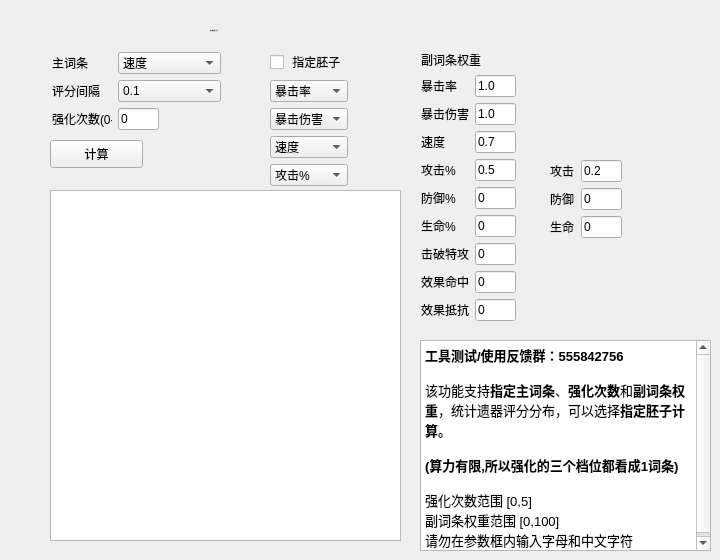
    <widget class="QWidget" name="tab_2">
     <attribute name="title">
      <string>单个遗器评分分布</string>
     </attribute>
     <widget class="QTextBrowser" name="output_2">
      <property name="geometry">
       <rect>
        <x>50</x>
        <y>190</y>
        <width>351</width>
        <height>351</height>
       </rect>
      </property>
     </widget>
     <widget class="QLabel" name="label_31">
      <property name="geometry">
       <rect>
        <x>210</x>
        <y>10</y>
        <width>171</width>
        <height>41</height>
       </rect>
      </property>
      <property name="font">
       <font>
        <family>Arial</family>
        <pointsize>-1</pointsize>
        <weight>50</weight>
        <italic>false</italic>
        <bold>false</bold>
       </font>
      </property>
      <property name="text">
       <string>单个遗器评分分布</string>
      </property>
     </widget>
     <widget class="QPushButton" name="start_2">
      <property name="geometry">
       <rect>
        <x>50</x>
        <y>140</y>
        <width>93</width>
        <height>28</height>
       </rect>
      </property>
      <property name="text">
       <string>计算</string>
      </property>
     </widget>
     <widget class="QTextBrowser" name="textBrowser_3">
      <property name="geometry">
       <rect>
        <x>420</x>
        <y>340</y>
        <width>291</width>
        <height>211</height>
       </rect>
      </property>
      <property name="html">
       <string>&lt;!DOCTYPE HTML PUBLIC &quot;-//W3C//DTD HTML 4.0//EN&quot; &quot;http://www.w3.org/TR/REC-html40/strict.dtd&quot;&gt;
&lt;html&gt;&lt;head&gt;&lt;meta name=&quot;qrichtext&quot; content=&quot;1&quot; /&gt;&lt;style type=&quot;text/css&quot;&gt;
p, li { white-space: pre-wrap; }
&lt;/style&gt;&lt;/head&gt;&lt;body style=&quot; font-family:'Arial'; font-size:15px; font-weight:400; font-style:normal;&quot;&gt;
&lt;p style=&quot; margin-top:0px; margin-bottom:0px; margin-left:0px; margin-right:0px; -qt-block-indent:0; text-indent:0px;&quot;&gt;&lt;span style=&quot; font-family:'SimSun'; font-size:10pt; font-weight:600;&quot;&gt;工具测试/使用反馈群：555842756&lt;/span&gt;&lt;/p&gt;
&lt;p style=&quot;-qt-paragraph-type:empty; margin-top:0px; margin-bottom:0px; margin-left:0px; margin-right:0px; -qt-block-indent:0; text-indent:0px; font-family:'SimSun'; font-size:10pt;&quot;&gt;&lt;br /&gt;&lt;/p&gt;
&lt;p style=&quot; margin-top:0px; margin-bottom:0px; margin-left:0px; margin-right:0px; -qt-block-indent:0; text-indent:0px;&quot;&gt;&lt;span style=&quot; font-family:'SimSun'; font-size:10pt;&quot;&gt;该功能支持&lt;/span&gt;&lt;span style=&quot; font-family:'SimSun'; font-size:10pt; font-weight:600;&quot;&gt;指定主词条&lt;/span&gt;&lt;span style=&quot; font-family:'SimSun'; font-size:10pt;&quot;&gt;、&lt;/span&gt;&lt;span style=&quot; font-family:'SimSun'; font-size:10pt; font-weight:600;&quot;&gt;强化次数&lt;/span&gt;&lt;span style=&quot; font-family:'SimSun'; font-size:10pt;&quot;&gt;和&lt;/span&gt;&lt;span style=&quot; font-family:'SimSun'; font-size:10pt; font-weight:600;&quot;&gt;副词条权重&lt;/span&gt;&lt;span style=&quot; font-family:'SimSun'; font-size:10pt;&quot;&gt;，统计遗器评分分布，可以选择&lt;/span&gt;&lt;span style=&quot; font-family:'SimSun'; font-size:10pt; font-weight:600;&quot;&gt;指定胚子计算。&lt;/span&gt;&lt;/p&gt;
&lt;p style=&quot;-qt-paragraph-type:empty; margin-top:0px; margin-bottom:0px; margin-left:0px; margin-right:0px; -qt-block-indent:0; text-indent:0px; font-family:'SimSun'; font-size:10pt; font-weight:600;&quot;&gt;&lt;br /&gt;&lt;/p&gt;
&lt;p style=&quot; margin-top:0px; margin-bottom:0px; margin-left:0px; margin-right:0px; -qt-block-indent:0; text-indent:0px;&quot;&gt;&lt;span style=&quot; font-family:'SimSun'; font-size:10pt; font-weight:600;&quot;&gt;(算力有限,所以强化的三个档位都看成1词条)&lt;/span&gt;&lt;/p&gt;
&lt;p style=&quot;-qt-paragraph-type:empty; margin-top:0px; margin-bottom:0px; margin-left:0px; margin-right:0px; -qt-block-indent:0; text-indent:0px; font-family:'SimSun'; font-size:10pt; font-weight:600;&quot;&gt;&lt;br /&gt;&lt;/p&gt;
&lt;p style=&quot; margin-top:0px; margin-bottom:0px; margin-left:0px; margin-right:0px; -qt-block-indent:0; text-indent:0px;&quot;&gt;&lt;span style=&quot; font-family:'SimSun'; font-size:10pt;&quot;&gt;强化次数范围 [0,5]&lt;/span&gt;&lt;/p&gt;
&lt;p style=&quot; margin-top:0px; margin-bottom:0px; margin-left:0px; margin-right:0px; -qt-block-indent:0; text-indent:0px;&quot;&gt;&lt;span style=&quot; font-family:'SimSun'; font-size:10pt;&quot;&gt;副词条权重范围 [0,100]&lt;/span&gt;&lt;/p&gt;
&lt;p style=&quot; margin-top:0px; margin-bottom:0px; margin-left:0px; margin-right:0px; -qt-block-indent:0; text-indent:0px;&quot;&gt;&lt;span style=&quot; font-family:'SimSun'; font-size:10pt;&quot;&gt;请勿在参数框内输入字母和中文字符&lt;/span&gt;&lt;/p&gt;&lt;/body&gt;&lt;/html&gt;</string>
      </property>
     </widget>
     <widget class="QWidget" name="layoutWidget">
      <property name="geometry">
       <rect>
        <x>270</x>
        <y>50</y>
        <width>101</width>
        <height>139</height>
       </rect>
      </property>
      <layout class="QFormLayout" name="formLayout_5">
       <item row="0" column="0">
        <widget class="QCheckBox" name="checkBox">
         <property name="text">
          <string> 指定胚子</string>
         </property>
        </widget>
       </item>
       <item row="1" column="0">
        <widget class="QComboBox" name="comboBox_7">
         <property name="currentIndex">
          <number>7</number>
         </property>
         <item>
          <property name="text">
           <string>攻击%</string>
          </property>
         </item>
         <item>
          <property name="text">
           <string>攻击</string>
          </property>
         </item>
         <item>
          <property name="text">
           <string>防御%</string>
          </property>
         </item>
         <item>
          <property name="text">
           <string>防御</string>
          </property>
         </item>
         <item>
          <property name="text">
           <string>生命%</string>
          </property>
         </item>
         <item>
          <property name="text">
           <string>生命</string>
          </property>
         </item>
         <item>
          <property name="text">
           <string>效果命中</string>
          </property>
         </item>
         <item>
          <property name="text">
           <string>暴击率</string>
          </property>
         </item>
         <item>
          <property name="text">
           <string>暴击伤害</string>
          </property>
         </item>
         <item>
          <property name="text">
           <string>速度</string>
          </property>
         </item>
         <item>
          <property name="text">
           <string>击破特攻</string>
          </property>
         </item>
        </widget>
       </item>
       <item row="2" column="0">
        <widget class="QComboBox" name="comboBox_8">
         <property name="currentIndex">
          <number>8</number>
         </property>
         <item>
          <property name="text">
           <string>攻击%</string>
          </property>
         </item>
         <item>
          <property name="text">
           <string>攻击</string>
          </property>
         </item>
         <item>
          <property name="text">
           <string>防御%</string>
          </property>
         </item>
         <item>
          <property name="text">
           <string>防御</string>
          </property>
         </item>
         <item>
          <property name="text">
           <string>生命%</string>
          </property>
         </item>
         <item>
          <property name="text">
           <string>生命</string>
          </property>
         </item>
         <item>
          <property name="text">
           <string>效果命中</string>
          </property>
         </item>
         <item>
          <property name="text">
           <string>暴击率</string>
          </property>
         </item>
         <item>
          <property name="text">
           <string>暴击伤害</string>
          </property>
         </item>
         <item>
          <property name="text">
           <string>速度</string>
          </property>
         </item>
         <item>
          <property name="text">
           <string>击破特攻</string>
          </property>
         </item>
        </widget>
       </item>
       <item row="3" column="0">
        <widget class="QComboBox" name="comboBox_9">
         <property name="currentIndex">
          <number>9</number>
         </property>
         <item>
          <property name="text">
           <string>攻击%</string>
          </property>
         </item>
         <item>
          <property name="text">
           <string>攻击</string>
          </property>
         </item>
         <item>
          <property name="text">
           <string>防御%</string>
          </property>
         </item>
         <item>
          <property name="text">
           <string>防御</string>
          </property>
         </item>
         <item>
          <property name="text">
           <string>生命%</string>
          </property>
         </item>
         <item>
          <property name="text">
           <string>生命</string>
          </property>
         </item>
         <item>
          <property name="text">
           <string>效果命中</string>
          </property>
         </item>
         <item>
          <property name="text">
           <string>暴击率</string>
          </property>
         </item>
         <item>
          <property name="text">
           <string>暴击伤害</string>
          </property>
         </item>
         <item>
          <property name="text">
           <string>速度</string>
          </property>
         </item>
         <item>
          <property name="text">
           <string>击破特攻</string>
          </property>
         </item>
        </widget>
       </item>
       <item row="4" column="0">
        <widget class="QComboBox" name="comboBox_10">
         <property name="currentIndex">
          <number>1</number>
         </property>
         <item>
          <property name="text">
           <string>无词条</string>
          </property>
         </item>
         <item>
          <property name="text">
           <string>攻击%</string>
          </property>
         </item>
         <item>
          <property name="text">
           <string>攻击</string>
          </property>
         </item>
         <item>
          <property name="text">
           <string>防御%</string>
          </property>
         </item>
         <item>
          <property name="text">
           <string>防御</string>
          </property>
         </item>
         <item>
          <property name="text">
           <string>生命%</string>
          </property>
         </item>
         <item>
          <property name="text">
           <string>生命</string>
          </property>
         </item>
         <item>
          <property name="text">
           <string>效果命中</string>
          </property>
         </item>
         <item>
          <property name="text">
           <string>暴击率</string>
          </property>
         </item>
         <item>
          <property name="text">
           <string>暴击伤害</string>
          </property>
         </item>
         <item>
          <property name="text">
           <string>速度</string>
          </property>
         </item>
         <item>
          <property name="text">
           <string>击破特攻</string>
          </property>
         </item>
        </widget>
       </item>
      </layout>
     </widget>
     <widget class="QWidget" name="layoutWidget">
      <property name="geometry">
       <rect>
        <x>52</x>
        <y>52</y>
        <width>169</width>
        <height>83</height>
       </rect>
      </property>
      <layout class="QFormLayout" name="formLayout_6">
       <item row="0" column="0">
        <widget class="QLabel" name="label_30">
         <property name="text">
          <string>主词条</string>
         </property>
        </widget>
       </item>
       <item row="0" column="1">
        <widget class="QComboBox" name="comboBox_5">
         <property name="minimumSize">
          <size>
           <width>101</width>
           <height>0</height>
          </size>
         </property>
         <property name="currentIndex">
          <number>9</number>
         </property>
         <item>
          <property name="text">
           <string>攻击%</string>
          </property>
         </item>
         <item>
          <property name="text">
           <string>攻击</string>
          </property>
         </item>
         <item>
          <property name="text">
           <string>防御%</string>
          </property>
         </item>
         <item>
          <property name="text">
           <string>生命%</string>
          </property>
         </item>
         <item>
          <property name="text">
           <string>生命</string>
          </property>
         </item>
         <item>
          <property name="text">
           <string>治疗加成</string>
          </property>
         </item>
         <item>
          <property name="text">
           <string>效果命中</string>
          </property>
         </item>
         <item>
          <property name="text">
           <string>暴击率</string>
          </property>
         </item>
         <item>
          <property name="text">
           <string>暴击伤害</string>
          </property>
         </item>
         <item>
          <property name="text">
           <string>速度</string>
          </property>
         </item>
         <item>
          <property name="text">
           <string>属性伤害</string>
          </property>
         </item>
         <item>
          <property name="text">
           <string>充能效率</string>
          </property>
         </item>
         <item>
          <property name="text">
           <string>击破特攻</string>
          </property>
         </item>
        </widget>
       </item>
       <item row="1" column="0">
        <widget class="QLabel" name="label_33">
         <property name="text">
          <string>评分间隔</string>
         </property>
        </widget>
       </item>
       <item row="1" column="1">
        <widget class="QComboBox" name="comboBox_6">
         <item>
          <property name="text">
           <string>0.1</string>
          </property>
         </item>
         <item>
          <property name="text">
           <string>0.5</string>
          </property>
         </item>
         <item>
          <property name="text">
           <string>1</string>
          </property>
         </item>
        </widget>
       </item>
       <item row="2" column="0">
        <widget class="QLabel" name="label_32">
         <property name="maximumSize">
          <size>
           <width>60</width>
           <height>16777215</height>
          </size>
         </property>
         <property name="text">
          <string>强化次数(0-5)</string>
         </property>
        </widget>
       </item>
       <item row="2" column="1">
        <widget class="QLineEdit" name="lineEdit_20">
         <property name="maximumSize">
          <size>
           <width>41</width>
           <height>16777215</height>
          </size>
         </property>
         <property name="text">
          <string>0</string>
         </property>
        </widget>
       </item>
      </layout>
     </widget>
     <widget class="QWidget" name="layoutWidget">
      <property name="geometry">
       <rect>
        <x>421</x>
        <y>51</y>
        <width>109</width>
        <height>280</height>
       </rect>
      </property>
      <layout class="QFormLayout" name="formLayout_4">
       <item row="0" column="0" colspan="2">
        <widget class="QLabel" name="label_20">
         <property name="maximumSize">
          <size>
           <width>75</width>
           <height>16777215</height>
          </size>
         </property>
         <property name="text">
          <string>副词条权重</string>
         </property>
        </widget>
       </item>
       <item row="1" column="0">
        <widget class="QLabel" name="label_28">
         <property name="maximumSize">
          <size>
           <width>45</width>
           <height>16777215</height>
          </size>
         </property>
         <property name="text">
          <string>暴击率</string>
         </property>
        </widget>
       </item>
       <item row="1" column="1">
        <widget class="QLineEdit" name="lineEdit_2">
         <property name="maximumSize">
          <size>
           <width>41</width>
           <height>16777215</height>
          </size>
         </property>
         <property name="text">
          <string>1.0</string>
         </property>
        </widget>
       </item>
       <item row="2" column="0">
        <widget class="QLabel" name="label_25">
         <property name="maximumSize">
          <size>
           <width>60</width>
           <height>16777215</height>
          </size>
         </property>
         <property name="text">
          <string>暴击伤害</string>
         </property>
        </widget>
       </item>
       <item row="2" column="1">
        <widget class="QLineEdit" name="lineEdit_3">
         <property name="maximumSize">
          <size>
           <width>41</width>
           <height>16777215</height>
          </size>
         </property>
         <property name="text">
          <string>1.0</string>
         </property>
        </widget>
       </item>
       <item row="3" column="0">
        <widget class="QLabel" name="label_26">
         <property name="maximumSize">
          <size>
           <width>30</width>
           <height>16777215</height>
          </size>
         </property>
         <property name="text">
          <string>速度</string>
         </property>
        </widget>
       </item>
       <item row="3" column="1">
        <widget class="QLineEdit" name="lineEdit_13">
         <property name="maximumSize">
          <size>
           <width>41</width>
           <height>16777215</height>
          </size>
         </property>
         <property name="text">
          <string>0.7</string>
         </property>
        </widget>
       </item>
       <item row="4" column="0">
        <widget class="QLabel" name="label_22">
         <property name="minimumSize">
          <size>
           <width>38</width>
           <height>0</height>
          </size>
         </property>
         <property name="text">
          <string>攻击%</string>
         </property>
        </widget>
       </item>
       <item row="4" column="1">
        <widget class="QLineEdit" name="lineEdit_14">
         <property name="maximumSize">
          <size>
           <width>41</width>
           <height>16777215</height>
          </size>
         </property>
         <property name="text">
          <string>0.5</string>
         </property>
        </widget>
       </item>
       <item row="5" column="0">
        <widget class="QLabel" name="label_23">
         <property name="text">
          <string>防御%</string>
         </property>
        </widget>
       </item>
       <item row="5" column="1">
        <widget class="QLineEdit" name="lineEdit_15">
         <property name="maximumSize">
          <size>
           <width>41</width>
           <height>16777215</height>
          </size>
         </property>
         <property name="text">
          <string>0</string>
         </property>
        </widget>
       </item>
       <item row="6" column="0">
        <widget class="QLabel" name="label_29">
         <property name="text">
          <string>生命%</string>
         </property>
        </widget>
       </item>
       <item row="6" column="1">
        <widget class="QLineEdit" name="lineEdit_16">
         <property name="maximumSize">
          <size>
           <width>41</width>
           <height>16777215</height>
          </size>
         </property>
         <property name="text">
          <string>0</string>
         </property>
        </widget>
       </item>
       <item row="7" column="0">
        <widget class="QLabel" name="label_21">
         <property name="maximumSize">
          <size>
           <width>60</width>
           <height>16777215</height>
          </size>
         </property>
         <property name="text">
          <string>击破特攻</string>
         </property>
        </widget>
       </item>
       <item row="7" column="1">
        <widget class="QLineEdit" name="lineEdit_17">
         <property name="maximumSize">
          <size>
           <width>41</width>
           <height>16777215</height>
          </size>
         </property>
         <property name="text">
          <string>0</string>
         </property>
        </widget>
       </item>
       <item row="8" column="0">
        <widget class="QLabel" name="label_27">
         <property name="maximumSize">
          <size>
           <width>60</width>
           <height>16777215</height>
          </size>
         </property>
         <property name="text">
          <string>效果命中</string>
         </property>
        </widget>
       </item>
       <item row="8" column="1">
        <widget class="QLineEdit" name="lineEdit_18">
         <property name="maximumSize">
          <size>
           <width>41</width>
           <height>16777215</height>
          </size>
         </property>
         <property name="text">
          <string>0</string>
         </property>
        </widget>
       </item>
       <item row="9" column="0">
        <widget class="QLabel" name="label_24">
         <property name="maximumSize">
          <size>
           <width>60</width>
           <height>16777215</height>
          </size>
         </property>
         <property name="text">
          <string>效果抵抗</string>
         </property>
        </widget>
       </item>
       <item row="9" column="1">
        <widget class="QLineEdit" name="lineEdit_19">
         <property name="maximumSize">
          <size>
           <width>41</width>
           <height>16777215</height>
          </size>
         </property>
         <property name="text">
          <string>0</string>
         </property>
        </widget>
       </item>
      </layout>
     </widget>
     <widget class="QWidget" name="layoutWidget_4">
      <property name="geometry">
       <rect>
        <x>550</x>
        <y>160</y>
        <width>79</width>
        <height>83</height>
       </rect>
      </property>
      <layout class="QFormLayout" name="formLayout_13">
       <item row="0" column="0">
        <widget class="QLabel" name="label_72">
         <property name="maximumSize">
          <size>
           <width>45</width>
           <height>16777215</height>
          </size>
         </property>
         <property name="text">
          <string>攻击</string>
         </property>
        </widget>
       </item>
       <item row="0" column="1">
        <widget class="QLineEdit" name="lineEdit_54">
         <property name="maximumSize">
          <size>
           <width>41</width>
           <height>16777215</height>
          </size>
         </property>
         <property name="text">
          <string>0.2</string>
         </property>
        </widget>
       </item>
       <item row="1" column="0">
        <widget class="QLabel" name="label_73">
         <property name="maximumSize">
          <size>
           <width>45</width>
           <height>16777215</height>
          </size>
         </property>
         <property name="text">
          <string>防御</string>
         </property>
        </widget>
       </item>
       <item row="1" column="1">
        <widget class="QLineEdit" name="lineEdit_55">
         <property name="maximumSize">
          <size>
           <width>41</width>
           <height>16777215</height>
          </size>
         </property>
         <property name="text">
          <string>0</string>
         </property>
        </widget>
       </item>
       <item row="2" column="0">
        <widget class="QLabel" name="label_74">
         <property name="maximumSize">
          <size>
           <width>45</width>
           <height>16777215</height>
          </size>
         </property>
         <property name="text">
          <string>生命</string>
         </property>
        </widget>
       </item>
       <item row="2" column="1">
        <widget class="QLineEdit" name="lineEdit_56">
         <property name="maximumSize">
          <size>
           <width>41</width>
           <height>16777215</height>
          </size>
         </property>
         <property name="text">
          <string>0</string>
         </property>
        </widget>
       </item>
      </layout>
     </widget>
    </widget>
